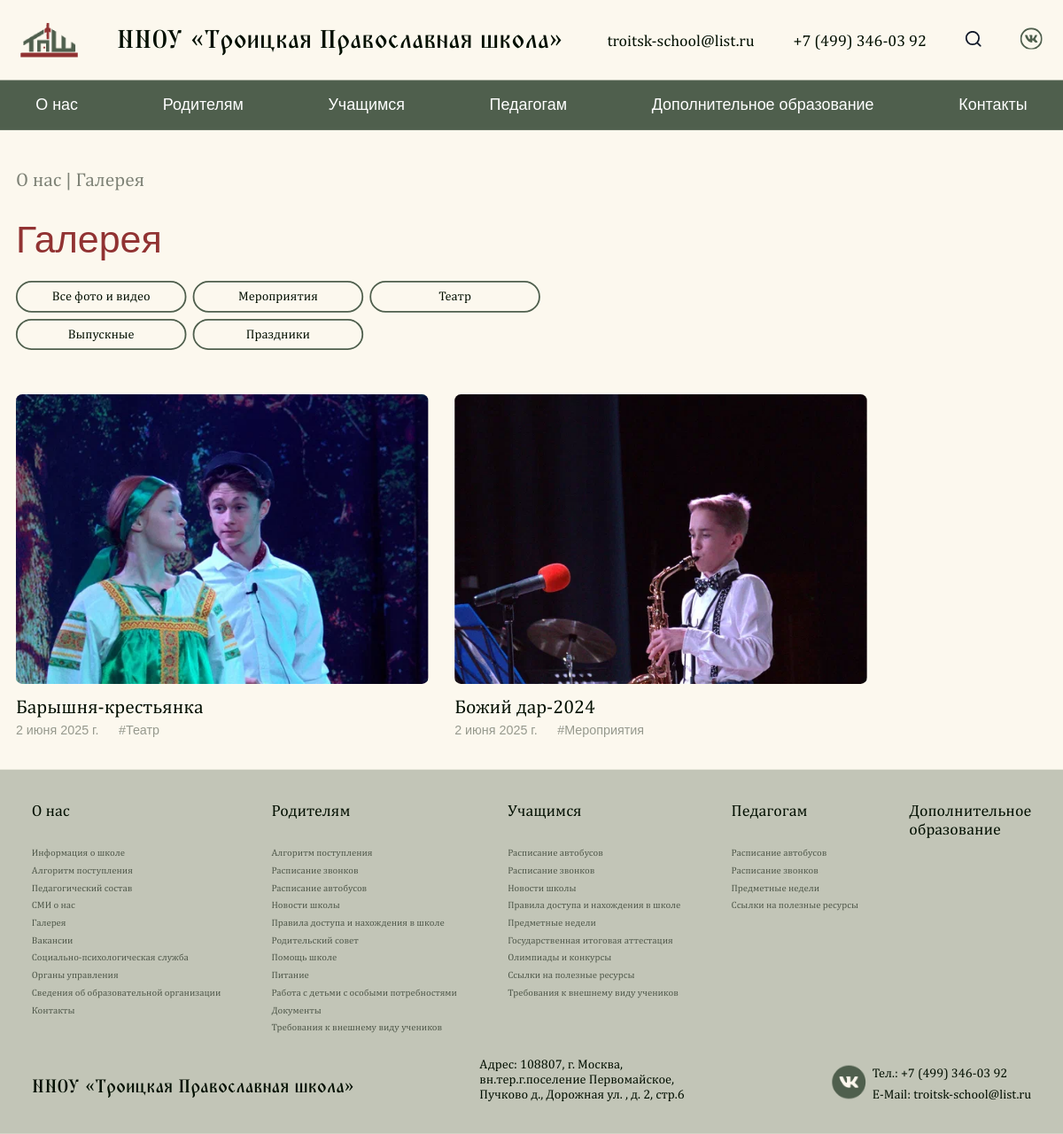
Page /gallery/ on the committed database.
### pages/models.py (models this page shows, shortened)
class Contact(SingletonModel):
  email = models.CharField("Электронная почта", max_length=100)
  phone = models.CharField("Телефон", max_length=100)
  address = models.CharField("Адрес", max_length=100)
  vk_link = models.CharField("Ссылка на VK", max_length=100)
  class Meta:
    verbose_name = "Контакты"
    verbose_name_plural = "Контакты"

class GalleryCategory(models.Model):
  name = models.CharField("Название", max_length=150)
  def __str__(self):
    return self.name
  class Meta:
    verbose_name = "Категория галереи"
    verbose_name_plural = "Категории галереи"

class Gallery(models.Model):
  title = models.CharField("Заголовок", max_length=200)
  created_at = models.DateField(default=timezone.now)
  category = models.ForeignKey(GalleryCategory, on_delete=models.CASCADE, null=True, blank=True)
  def short_title(self):
    return self.title if len(self.title) <= 26 else self.title[:26] + "..."
  def first_image_url(self):
    first_item = self.galleryitem_set.first()
    if first_item and first_item.image:
        return first_item.image.url
    return None
  class Meta:
    verbose_name = "Галерея"
    verbose_name_plural = "Галереи"

class GalleryItem(models.Model):
  gallery = models.ForeignKey(Gallery, on_delete=models.CASCADE, null=True, blank=True)
  image = models.ImageField(upload_to="gallery/")
  class Meta:
    verbose_name = "Фото в галерее"
    verbose_name_plural = "Фото в галереях"

class GenericPageB(models.Model):
  COLOR_CHOICES = [
    ('#913232', 'Красный'),
    ('#4F5F4D', 'Зелёный'),
  ]
  show_in_nav = models.BooleanField("Показать страницу в навигации?", default=False)
  category = models.ForeignKey(GenericPageCategory, verbose_name="Категория", on_delete=models.CASCADE, related_name="pages_b", null=True, blank=True)
  path = models.CharField("Путь к странице", max_length=800, null=True, blank=True)
  page_title = models.CharField("Название страницы", max_length=2000)
  description = models.TextField("Описание", max_length=20000)
  title_color = models.CharField("Цвет заголовка", max_length=7, choices=COLOR_CHOICES, default='#913232')
  is_navigational = models.BooleanField("Является ли страницей навигации?", default=False)
  class Meta:
    verbose_name = "Страница типа 'Б'"
    verbose_name_plural = "Страницы типа 'Б'"

### pages/views.py (the view)
# urls.py: path('gallery/', gallery_page, name="page_gallery"),
def gallery_page(request):
  if request.method == "GET":
      contacts = Contact.objects.all()[0]
      gallery = Gallery.objects.all()
      category = GalleryCategory.objects.all()
      main_page_info = MainPage.objects.all()[0]
      page_for_nav_a = GenericPageA.objects.all().filter(show_in_nav=True)
      page_for_nav_b = GenericPageB.objects.all().filter(show_in_nav=True)
      param_category = request.GET.get("category")
      if param_category:
          gallery = gallery.filter(category=param_category)
      context = {
          'contacts': contacts,
          'category': category,
          'gallery': gallery,
          'main_page_info': main_page_info,
          'page_for_nav_a': page_for_nav_a,
          'page_for_nav_b': page_for_nav_b,
      }
      return render(request, 'gallery.html', context)
  else:
      return HttpResponse("Ошибка!")

### pages/templates/gallery.html (shortened to what this page needs)
{% extends 'generics/base.html' %}
{% load static %}
{% block content %}
<div class="news">
  <div class="container">
    <h2 class="generic-subtitle">
        <a href="{% url 'page_type_b' 9 %}" class="generic-breadcrumb generic-subtitle">О нас</a> |  Галерея
    </h2>
    <h1 class="generic-title">
        Галерея
    </h1>
    <div class="generic-category-list">
        <a href="?category=" class="generic-category-item">
          Все фото и видео
        </a>
        {% for i in category %}
        <a href="?category={{ i.id }}" class="generic-category-item">
        {{ i.name }}
        </a>
        {% endfor %}
    </div>
    <div class="gallery-list">
      {% for i in gallery %}
      <a href="{% url 'page_gallery_detail' i.id %}" class="gallery-item">
        <div class="gallery-item-image">
          <img src="{{ i.first_image_url }}" alt="">
        </div>
        <h3 class="gallery-item-title">
          {{ i.short_title }}
        </h3>
        <div class="gallery-item-wrap">
          <span class="gallery-item-date">{{ i.created_at }}</span>
          <span class="gallery-item-category">#{{ i.category }}</span>
        </div>
      </a>
      {% endfor %}
    </div>
  </div>
</div>
{% endblock %}

### pages/templates/generics/_header.html (shortened to what this page needs)
{% load static %}
<header class="header">
    <div class="container">
        <div class="header-block">
            <a href="{% url 'page_main' %}" class="header-box">
                <img src="{% static 'assets/Layer_Logo.png' %}" alt="">
                <h1 class="header-title">ННОУ «Троицкая Православная школа»</h1>
            </a>
            <div class="header-nav">
                <ul class="nav-list">
                    <li><a href="mailto:{{ contacts.email }}" class="nav-link">{{ contacts.email }}</a></li>
                    <li><a href="tel:{{ contacts.phone }}" class="nav-link">{{ contacts.phone }}</a></li>
                    <li><a href="#" class="nav-link">
                    </a></li>
                    <li><a href="{{ contacts.vk_link }}" class="nav-link">
                    </a></li>
                </ul>
            </div>
        </div>
    </div>
</header>
<nav class="navbar">
    <ul class="container menu">
        <li class="menu-item has-submenu">
            <a href="{% url 'page_type_b' 9 %}">О нас</a>
        </li>
        <li class="menu-item has-submenu">
            <a href="{% url 'page_type_b' 10 %}">Родителям</a>
        </li>
        <li class="menu-item has-submenu">
            <a href="{% url 'page_type_b' 11 %}">Учащимся</a>
        </li>
        <li class="menu-item has-submenu">
            <a href="{% url 'page_type_b' 12 %}">Педагогам</a>
        </li>
        <li class="menu-item"><a href="{% url 'page_additional_education' %}">Дополнительное образование</a></li>
        <li class="menu-item"><a href="{% url 'page_contacts' %}">Контакты</a></li>
    </ul>
    </nav>

### pages/templates/generics/_footer.html (shortened to what this page needs)
{% load static %}
<footer class="footer">
  <div class="container">
    <div class="footer-colums">
      <div class="footer__columns">
        <p><a style="font-weight: 500;" href="{% url 'page_type_b' 9 %}">О нас</a></p>
        <p><a class="footer__text" href="{% url 'page_school_information_main' %}">Информация о школе</a></p>
        <p><a class="footer__text" href="{% url 'page_append' %}">Алгоритм поступления</a></p>
        <p><a class="footer__text" href="{% url 'page_teachers' %}">Педагогический состав</a></p>
        <p><a class="footer__text" href="{% url 'page_news' %}">СМИ о нас</a></p>
        <p><a class="footer__text" href="{% url 'page_gallery' %}">Галерея</a></p>
        <p><a class="footer__text" href="{% url 'page_vacancy' %}">Вакансии</a></p>
        <p><a class="footer__text" href="{% url 'page_social_psychology' %}">Социально-психологическая служба</a></p>
        <p><a class="footer__text" href="{% url 'page_administrative_control' %}">Органы управления</a></p>
        <p><a class="footer__text" href="{% url 'page_additional_organization' %}">Сведения об образовательной организации</a></p>
        <p><a class="footer__text" href="{% url 'page_contacts' %}">Контакты</a></p>
      </div>
      <div class="footer__columns">
        <p><a style="font-weight: 500;" href="{% url 'page_type_b' 10 %}">Родителям</a></p>
        <p><a class="footer__text" href="{% url 'page_append' %}">Алгоритм поступления</a></p>
        <p><a class="footer__text" href="{% url 'page_schedule' %}">Расписание звонков</a></p>
        <p><a class="footer__text" href="{% url 'page_schedule_bus' %}">Расписание автобусов</a></p>
        <p><a class="footer__text" href="{% url 'page_news' %}">Новости школы</a></p>
        <p><a class="footer__text" href="{% url 'page_type_b' 6 %}">Правила доступа и нахождения в школе</a></p>
        <p><a class="footer__text" href="{% url 'page_administrative_control_detail' 3 %}">Родительский совет</a></p>
        <p><a class="footer__text" href="{% url 'page_school_information_detail' 3 %}">Помощь школе</a></p>
        <p><a class="footer__text" href="{% url 'page_cuisine' %}">Питание</a></p>
        <p><a class="footer__text" href="#">Работа с детьми с особыми потребностями</a></p>
        <p><a class="footer__text" href="#">Документы</a></p>
        {% for page in page_for_nav_b %}
        {% if page.category.name == 'Родителям' %}
        <p><a class="footer__text" href="{% url 'page_type_b' page.id %}">{{ page.page_title }}</a></p>
        {% endif %}
        {% endfor %}
      </div>
      <div class="footer__columns">
        <p><a style="font-weight: 500;" href="{% url 'page_type_b' 11 %}">Учащимся</a></p>
        <p><a class="footer__text" href="{% url 'page_schedule_bus' %}">Расписание автобусов</a></p>
        <p><a class="footer__text" href="{% url 'page_schedule' %}">Расписание звонков</a></p>
        <p><a class="footer__text" href="{% url 'page_news' %}">Новости школы</a></p>
        <p><a class="footer__text" href="{% url 'page_type_b' 3 %}">Правила доступа и нахождения в школе</a></p>
        <p><a class="footer__text" href="{% url 'page_subjects' %}">Предметные недели</a></p>
        <p><a class="footer__text" href="{% url 'page_attestation' %}">Государственная итоговая аттестация</a></p>
        <p><a class="footer__text" href="{% url 'page_type_b' 1 %}">Олимпиады и конкурсы</a></p>
        <p><a class="footer__text" href="{% url 'page_type_b' 2 %}">Ссылки на полезные ресурсы</a></p>
        {% for page in page_for_nav_b %}
        {% if page.category.name == 'Учащимся' %}
        <p><a class="footer__text" href="{% url 'page_type_b' page.id %}">{{ page.page_title }}</a></p>
        {% endif %}
        {% endfor %}
      </div>
      <div class="footer__columns">
        <p><a style="font-weight: 500;" href="{% url 'page_type_b' 12 %}">Педагогам</a></p>
        <p><a class="footer__text" href="{% url 'page_schedule_bus' %}">Расписание автобусов</a></p>
        <p><a class="footer__text" href="{% url 'page_schedule' %}">Расписание звонков</a></p>
        <p><a class="footer__text" href="{% url 'page_subjects' %}">Предметные недели</a></p>
        <p><a class="footer__text" href="{% url 'page_type_b' 5 %}">Ссылки на полезные ресурсы</a></p>
      </div>
      <div class="footer__columns">
        <p><a style="font-weight: 500;" href="{% url 'page_additional_education' %}">Дополнительное <br> образование</a></p>
      </div>
    </div>
    <div class="footer__bottom">
      <a class="footer__name" href="{% url 'page_main' %}">ННОУ «Троицкая Православная школа»</a>
      <p class="footer__adres" style="width: 286px;">Адрес: {{ contacts.address }}</p>
      <div class="search-btn" style="display: flex; height: 46px; gap: 7.85px">
        <a href="{{ contacts.vk_link }}"><img class="vk" src="{% static 'assets/basil_vk-solid.png' %}" style="width: 43px; height: 42px;" alt=""></a>
        <div class="footer__contact" style="display: flex; flex-direction: column; justify-content: space-between;">
          <p class="footer__number">Тел.: {{ contacts.phone }}</p>
          <p class="footer__emil">E-Mail: {{ contacts.email }}</p>
        </div>
      </div>
    </div>
  </div>
</footer>

### static/css/index.css (style rules this page uses)
* { padding: 0; margin: 0; box-sizing: border-box; list-style: none; text-decoration: none; }
html, body { margin: 0; padding: 0; background: #FCF8EE; scroll-behavior: smooth; }
@media (max-width: 1330px) { body { overflow-x: hidden; } }
.container { max-width: 1300px; margin: 0 auto; }
p, span, a, h1, h2, h3, h4, h5, h6, b { font-family: 'Playfair Display', sans-serif; }

### static/css/header.css (style rules this page uses)
.header { padding: 26px; width: 100%; background: rgb(252, 248, 238); }
.header-block { display: flex; justify-content: space-between; align-items: center; }
.header-box { display: flex; align-items: center; gap: 49px; }
.nav-list { display: flex; align-items: center; gap: 49px; }
.header-title { color: rgb(2, 15, 1); font-family: 'TriodPostnaja' , serif; font-size: 32px; font-weight: 500; line-height: 49px; text-align: left; }
.nav-link { color: rgb(2, 15, 1); font-family: 'Literata', sans-serif; font-size: 20px; font-weight: 400; letter-spacing: 0%; text-align: left; }
.navbar { background-color: #4F5F4D; }
.menu { display: flex; justify-content: space-between; list-style: none; padding: 0; margin: 0; }
.menu-item { position: relative; }
.menu-item a { display: block; padding: 20px 25px; color: white; text-decoration: none; font-size: 20px; font-size: 'Literata', sans-serif; border-radius: 12px; }

### static/css/generic.css (style rules this page uses)
.generic-subtitle { font-size: 24px; font-weight: 500; line-height: 1.2; color: #020F01; opacity: 0.5; padding-top: 48px; padding-bottom: 32px; font-family: 'Literata', sans-serif; }
.generic-title { font-size: 48px; letter-spacing: 0%; font-weight: 500; line-height: 1.2; color: #913232; font-family: 'Playfair Display', sans-serif; margin-bottom: 24px; }
.generic-category-list { display: flex; gap: 8px; width: 670px; flex-wrap: wrap; margin-bottom: 56px; }
.generic-category-item { border: 2px solid #4F5F4D; padding: 8px; width: 215px; display: flex; justify-content: center; border-radius: 24px; font-size: 16px; line-height: 1.2; font-weight: 500; cursor: pointer; font-family: 'Literata', sans-serif; text-decoration: none; color: #020F01; transition: all .2s; }
.generic-breadcrumb { opacity: 1; }

### static/css/footer.css (style rules this page uses)
.footer { margin-top: 72px; background: rgb(207, 209, 196); padding: 40px 20px; font-family: 'Literata', sans-serif; }
.footer { background-color: #c2c5b7; padding: 40px; font-family: serif; font-size: 14px; color: #1f1f1f; margin-top: 40px; margin-bottom: -10px; }
.footer-colums { display: flex; justify-content: space-between; margin-bottom: 30px; position: relative; }
.footer__bottom { display: flex; justify-content: space-between; align-items: flex-end; flex-wrap: wrap; }
.footer__text { color: black; opacity: 0.6; font-family: 'Literata' , serif; font-weight: 400; }
.footer__name { color: rgb(2, 15, 1); font-family: 'TriodPostnaja', serif; font-size: 23.13px; font-weight: 500; line-height: 36px; letter-spacing: 0%; text-align: left; }
.footer__adres { color: rgb(2, 15, 1); font-family: 'Literata', serif; font-size: 16px; font-weight: 400; line-height: 19px; letter-spacing: 0%; text-align: left; }
.footer__number, .footer__emil { color: rgb(2, 15, 1); font-family: 'Literata', sans-serif; font-size: 16px; font-weight: 400; line-height: 19px; letter-spacing: 0%; text-align: left; }
.footer__columns p a { width: 50; height: 23; gap: 10px; color: rgb(2, 15, 1); font-family: 'Literata', sans-serif; font-weight: 400; letter-spacing: 0%; text-align: left; text-decoration: none; font-size: 12px; }
.footer__columns p:first-child { margin-bottom: 27px; }
.footer__columns p:first-child a { font-size: 20px; }
.footer__columns { display: flex; flex-direction: column; gap: 6px; }

### static/css/gallery.css (style rules this page uses)
.gallery-list { display: flex; gap: 33px; flex-wrap: wrap; }
.gallery-item { width: 520px; }
.gallery-item-image { width: 100%; height: 365px; overflow: hidden; border-radius: 8px; margin-bottom: 14px; }
.gallery-item-image > img { width: 100%; }
.gallery-item-title { font-size: 24px; font-weight: 500; font-family: 'Literata', sans-serif; margin-bottom: 8px; color: #020F01; }
.gallery-item-wrap { display: flex; gap: 25px; font-size: 16px; font-weight: 400; font-family: 'Literata', sans-serif; color: #020F01A3; opacity: 0.64; }

### rows in the picture
Contact: email "troitsk-school@list.ru", phone "+7 (499) 346-03 92", address "108807, г. Москва, вн.тер.г.поселение Первомайское, Пучково д., Дорожная ул. , д. 2, стр.6"
GalleryCategory: name "Мероприятия"
GalleryCategory: name "Театр"
GalleryCategory: name "Выпускные"
GalleryCategory: name "Праздники"
Gallery: first_image_url (picture), short_title "Барышня-крестьянка", created_at "2 июня 2025 г.", category "Театр"
Gallery: first_image_url (picture), short_title "Божий дар-2024", created_at "2 июня 2025 г.", category "Мероприятия"
GenericPageB: page_title "Требования к внешнему виду учеников"
GenericPageB: page_title "Требования к внешнему виду учеников"
